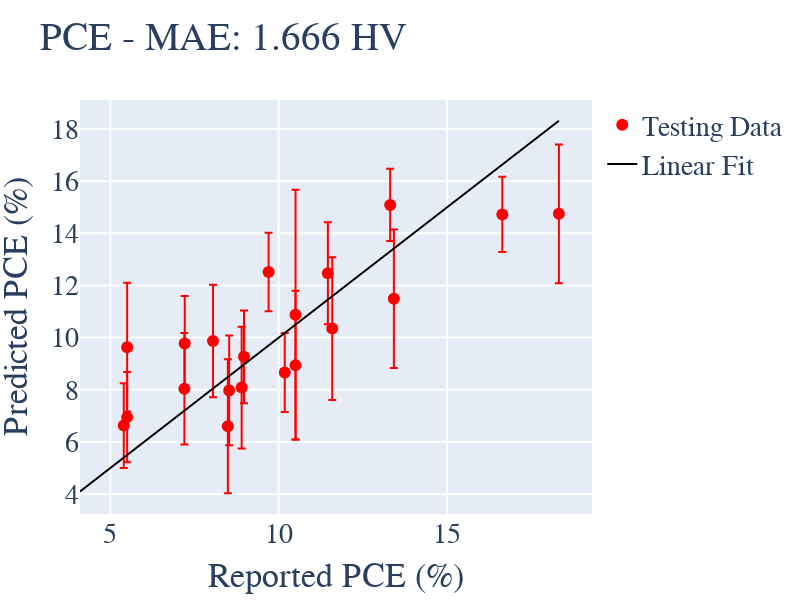

Notebook code for this chart:
### Code cell
data = [trace1,trace2]
fig= go.Figure(data, layout=layout0)
iplot(fig)
